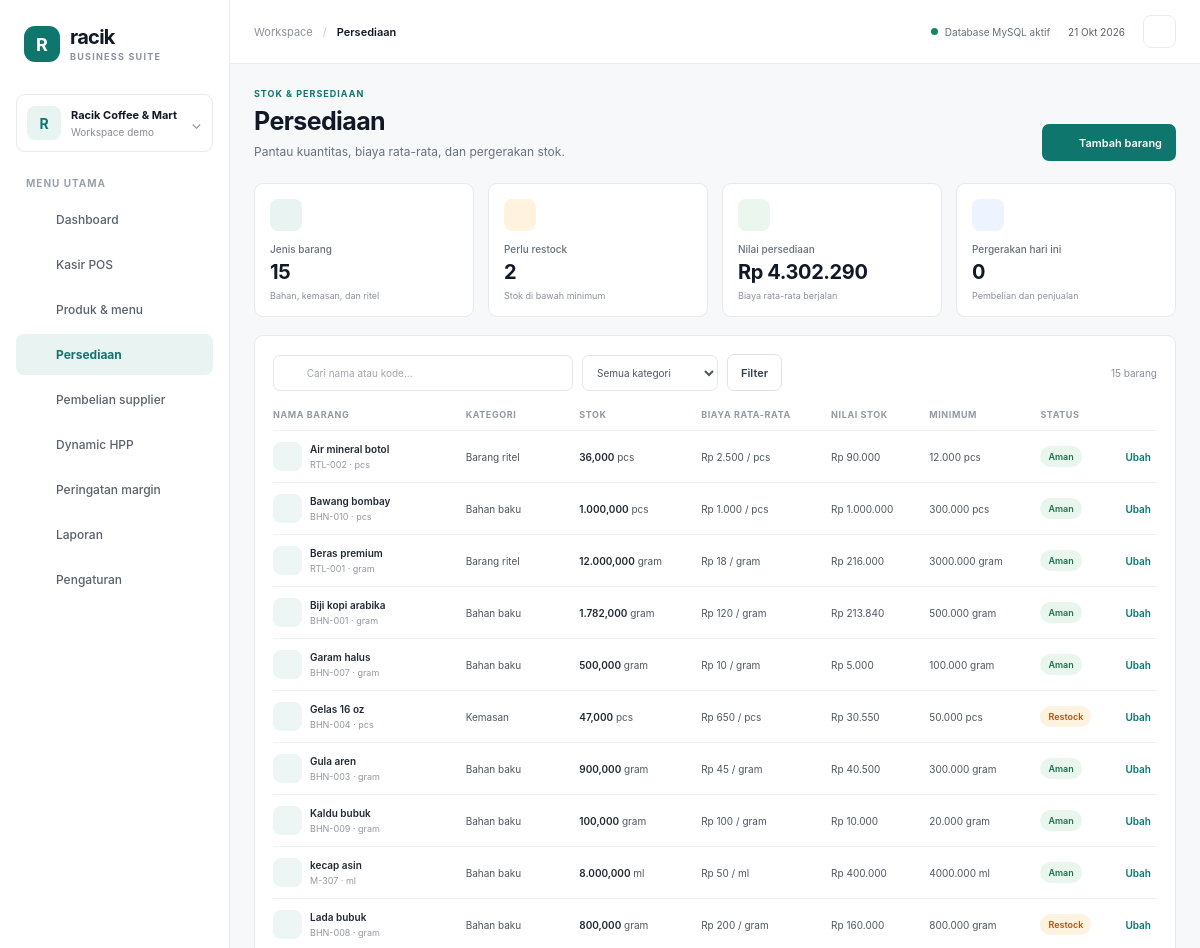
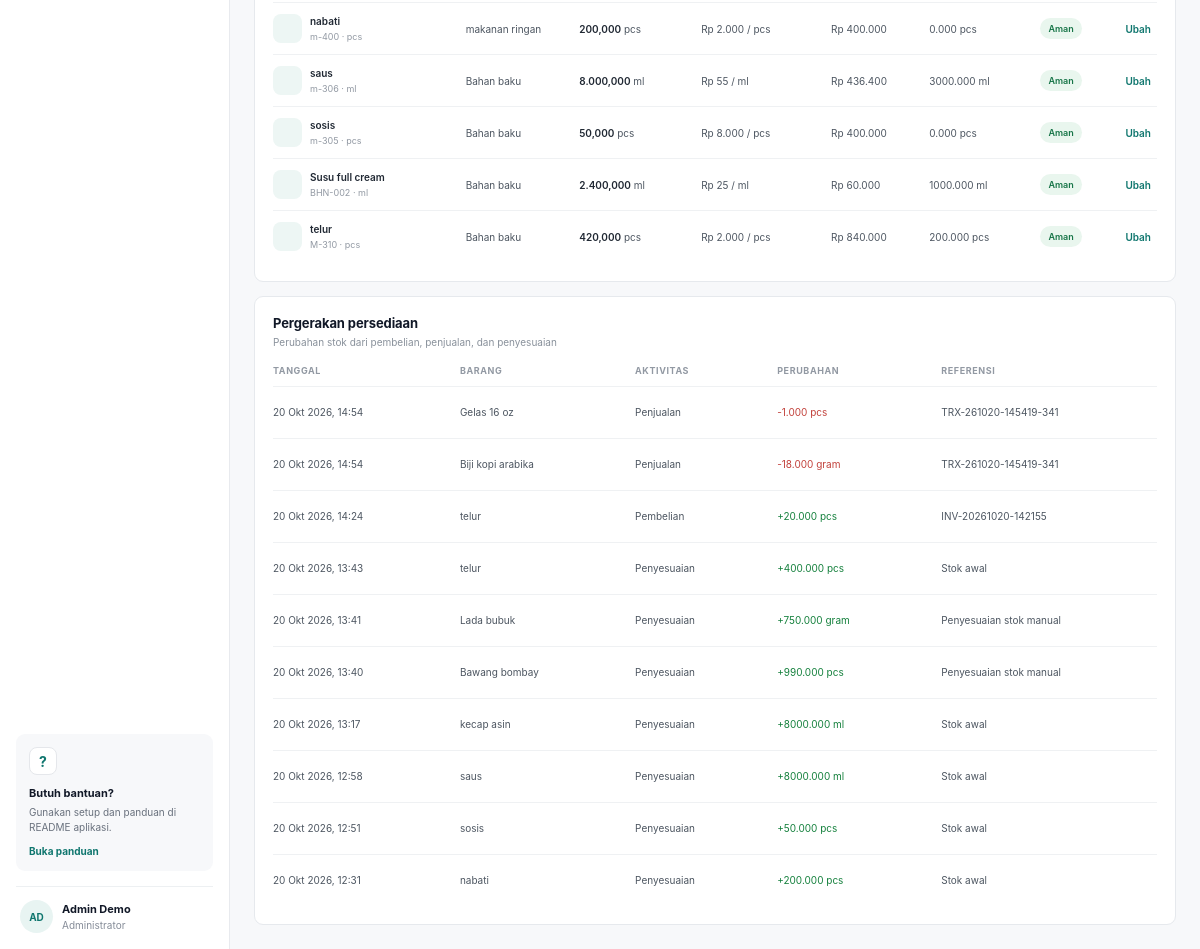
Screenshot of /?page=inventory with the database file from the repository (2 pictures, top to bottom).
### tables this page shows
CREATE TABLE `inventory_items` (
  `id` int UNSIGNED NOT NULL,
  `name` varchar(150) NOT NULL,
  `sku` varchar(60) NOT NULL,
  `category` varchar(80) NOT NULL,
  `unit` varchar(30) NOT NULL,
  `stock` decimal(14,3) NOT NULL DEFAULT '0.000',
  `average_cost` decimal(14,4) NOT NULL DEFAULT '0.0000',
  `min_stock` decimal(14,3) NOT NULL DEFAULT '0.000',
  `created_at` timestamp NOT NULL DEFAULT CURRENT_TIMESTAMP
);

CREATE TABLE `inventory_movements` (
  `id` bigint UNSIGNED NOT NULL,
  `inventory_id` int UNSIGNED DEFAULT NULL,
  `movement_type` varchar(30) NOT NULL,
  `quantity` decimal(14,3) NOT NULL,
  `reference_note` varchar(150) NOT NULL,
  `created_at` timestamp NOT NULL DEFAULT CURRENT_TIMESTAMP
);

### index.php (called while the page is built, shortened)
<?php
require_once __DIR__ . '/config/database.php';
require_once __DIR__ . '/includes/functions.php';
$page = preg_replace('/[^a-z_]/', '', (string) ($_GET['page'] ?? 'dashboard')) ?: 'dashboard';
require __DIR__ . '/includes/header.php';
require __DIR__ . '/pages/' . $page . '.php';
require __DIR__ . '/includes/footer.php';

### pages/inventory.php (the view, shortened to what this page needs)
<?php
$inventory = inventory_rows($pdo);
$search = trim((string) ($_GET['q'] ?? ''));
$category = (string) ($_GET['category'] ?? '');
$visible = array_values(array_filter($inventory, static fn(array $item): bool => ($search === '' || stripos($item['name'] . ' ' . $item['sku'], $search) !== false) && ($category === '' || $item['category'] === $category)));
$low = count(array_filter($inventory, static fn(array $item): bool => (float) $item['stock'] <= (float) $item['min_stock']));
$stockValue = array_sum(array_map(static fn(array $item): float => (float) $item['stock'] * (float) $item['average_cost'], $inventory));
$movesToday = $pdo->prepare('SELECT COUNT(*) FROM inventory_movements WHERE DATE(created_at)=?');
$movesToday->execute([date('Y-m-d')]);
page_heading('STOK & PERSEDIAAN', 'Persediaan', 'Pantau kuantitas, biaya rata-rata, dan pergerakan stok.', '<a class="button button-primary" href="?page=inventory&new=1">' . icon('plus', 16) . ' Tambah barang</a>');
?>
<div class="metrics-grid compact-metrics">
  <article class="metric-card"><span class="metric-icon"><?= icon('inventory', 18) ?></span><span class="metric-label">Jenis barang</span><strong class="metric-value"><?= count($inventory) ?></strong><span class="metric-note">Bahan, kemasan, dan ritel</span></article>
  <article class="metric-card"><span class="metric-icon amber"><?= icon('alerts', 18) ?></span><span class="metric-label">Perlu restock</span><strong class="metric-value"><?= $low ?></strong><span class="metric-note">Stok di bawah minimum</span></article>
  <article class="metric-card"><span class="metric-icon green"><?= icon('hpp', 18) ?></span><span class="metric-label">Nilai persediaan</span><strong class="metric-value"><?= rupiah($stockValue) ?></strong><span class="metric-note">Biaya rata-rata berjalan</span></article>
  <article class="metric-card"><span class="metric-icon blue"><?= icon('clock', 18) ?></span><span class="metric-label">Pergerakan hari ini</span><strong class="metric-value"><?= (int) $movesToday->fetchColumn() ?></strong><span class="metric-note">Pembelian dan penjualan</span></article>
</div>
<section class="panel">
  <form class="toolbar" method="get"><label class="search-input"><?= icon('search', 16) ?><input name="q" value="<?= e($search) ?>" placeholder="Cari nama atau kode..."></label><select class="select-control" name="category"><option value="">Semua kategori</option></select><button class="button button-secondary">Filter</button><span class="result-count"><?= count($visible) ?> barang</span></form>
  <div class="table-wrap"><table><thead><tr><th>NAMA BARANG</th><th>KATEGORI</th><th>STOK</th><th>BIAYA RATA-RATA</th><th>NILAI STOK</th><th>MINIMUM</th><th>STATUS</th><th></th></tr></thead><tbody><?php foreach ($visible as $item): $needsRestock = (float) $item['stock'] <= (float) $item['min_stock']; ?>
  <tr><td><div class="product-cell"><span class="tiny-product"><?= icon('inventory', 15) ?></span><span><strong><?= e($item['name']) ?></strong><small><?= e($item['sku']) ?> · <?= e($item['unit']) ?></small></span></div></td><td><?= e($item['category']) ?></td><td><strong><?= e(number_format((float) $item['stock'], 3, ',', '.')) ?></strong> <?= e($item['unit']) ?></td><td><?= rupiah($item['average_cost']) ?> / <?= e($item['unit']) ?></td><td><?= rupiah((float) $item['stock'] * (float) $item['average_cost']) ?></td><td><?= e($item['min_stock']) ?> <?= e($item['unit']) ?></td><td><span class="status-badge <?= $needsRestock ? 'warning' : 'good' ?>"><?= $needsRestock ? 'Restock' : 'Aman' ?></span></td><td><a class="text-button" href="?page=inventory&edit=<?= (int) $item['id'] ?>">Ubah</a></td></tr>
  <?php endforeach; ?></tbody></table><?php if (!$visible): ?><div class="empty-state"><strong>Barang tidak ditemukan</strong></div><?php endif; ?></div>
</section>
<section class="panel section-gap"><div class="panel-heading"><div><h2>Pergerakan persediaan</h2><p>Perubahan stok dari pembelian, penjualan, dan penyesuaian</p></div></div>
  <?php $movements = $pdo->query('SELECT m.*, i.name, i.unit FROM inventory_movements m LEFT JOIN inventory_items i ON i.id=m.inventory_id ORDER BY m.created_at DESC LIMIT 15')->fetchAll(); ?>
  <?php if (!$movements): ?><div class="empty-state"><span class="empty-icon"><?= icon('inventory', 19) ?></span><strong>Belum ada pergerakan</strong><p>Stok berubah saat pembelian, POS, atau penyesuaian.</p></div><?php else: ?>
  <div class="table-wrap"><table><thead><tr><th>TANGGAL</th><th>BARANG</th><th>AKTIVITAS</th><th>PERUBAHAN</th><th>REFERENSI</th></tr></thead><tbody><?php foreach ($movements as $movement): ?><tr><td><?= e(date_id($movement['created_at'], true)) ?></td><td><?= e($movement['name'] ?? 'Barang dihapus') ?></td><td><?= e($movement['movement_type']) ?></td><td class="<?= $movement['quantity'] > 0 ? 'text-success' : 'text-danger' ?>"><?= $movement['quantity'] > 0 ? '+' : '' ?><?= e($movement['quantity']) ?> <?= e($movement['unit'] ?? '') ?></td><td><?= e($movement['reference_note']) ?></td></tr><?php endforeach; ?></tbody></table></div><?php endif; ?>
</section>

### includes/functions.php (shortened to what this page needs)
<?php
function e(mixed $value): string
{
    return htmlspecialchars((string) $value, ENT_QUOTES | ENT_SUBSTITUTE, 'UTF-8');
}
function rupiah(float|int|string|null $amount): string
{
    return 'Rp ' . number_format((float) $amount, 0, ',', '.');
}
function date_id(string|null $value, bool $withTime = false): string
{
    $timestamp = strtotime($value);
    $months = [1 => 'Jan', 'Feb', 'Mar', 'Apr', 'Mei', 'Jun', 'Jul', 'Agu', 'Sep', 'Okt', 'Nov', 'Des'];
    $result = date('d', $timestamp) . ' ' . $months[(int) date('n', $timestamp)] . ' ' . date('Y', $timestamp);
    return $withTime ? $result . ', ' . date('H:i', $timestamp) : $result;
}
function inventory_rows(PDO $pdo): array
{
    return $pdo->query('SELECT * FROM inventory_items ORDER BY name')->fetchAll();
}
function icon(string $name, int $size = 18): string
{
    $paths = [
        'dashboard' => '<rect x="3" y="3" width="7" height="7" rx="1"/><rect x="14" y="3" width="7" height="5" rx="1"/><rect x="14" y="12" width="7" height="9" rx="1"/><rect x="3" y="14" width="7" height="7" rx="1"/>',
        'pos' => '<circle cx="9" cy="21" r="1"/><circle cx="20" cy="21" r="1"/><path d="M1 1h4l2.7 13.4a2 2 0 0 0 2 1.6h9.7a2 2 0 0 0 2-1.6L23 6H6"/>',
        'products' => '<path d="M20.6 13.4 13.5 20.5a2 2 0 0 1-2.8 0L3.5 13.3a2 2 0 0 1-.6-1.4V4a1 1 0 0 1 1-1h7.9a2 2 0 0 1 1.4.6l7.4 7a2 2 0 0 1 0 2.8Z"/><circle cx="8" cy="8" r="1"/>',
        'inventory' => '<path d="m12 3 9 5-9 5-9-5 9-5Z"/><path d="m3 12 9 5 9-5M3 16l9 5 9-5"/>',
        'purchases' => '<path d="M3 7h18l-2 13H5L3 7Z"/><path d="M8 7a4 4 0 0 1 8 0M8 12v3m8-3v3"/>',
        'hpp' => '<path d="M3 3v18h18"/><path d="m7 14 4-4 4 3 6-7"/>',
        'alerts' => '<path d="m10.3 3.9-8 14A2 2 0 0 0 4 21h16a2 2 0 0 0 1.7-3.1l-8-14a2 2 0 0 0-3.4 0Z"/><path d="M12 9v4m0 4h.01"/>',
        'reports' => '<path d="M3 3v18h18"/><path d="M18 17V9m-5 8V5m-5 12v-4"/>',
        'settings' => '<path d="M12 8a4 4 0 1 0 0 8 4 4 0 0 0 0-8Z"/><path d="m19.4 15 .1.1 1.4 1.1-1.4 2.4-1.7-.6a8 8 0 0 1-1.8 1l-.3 1.8h-2.8l-.3-1.8a8 8 0 0 1-1.8-1l-1.7.6-1.4-2.4 1.4-1.1a8 8 0 0 1 0-2l-1.4-1.1 1.4-2.4 1.7.6a8 8 0 0 1 1.8-1l.3-1.8h2.8l.3 1.8a8 8 0 0 1 1.8 1l1.7-.6 1.4 2.4-1.4 1.1a8 8 0 0 1 0 2Z"/>',
        'search' => '<circle cx="11" cy="11" r="7"/><path d="m20 20-4-4"/>',
        'bell' => '<path d="M18 8a6 6 0 0 0-12 0c0 7-3 7-3 9h18c0-2-3-2-3-9m-8 12h4"/>',
        'plus' => '<path d="M12 5v14m-7-7h14"/>',
        'check' => '<path d="m5 12 4 4L19 6"/>',
        'arrow' => '<path d="M5 12h14m-7-7 7 7-7 7"/>',
        'box' => '<path d="m12 3 9 5v8l-9 5-9-5V8l9-5Z"/><path d="m3 8 9 5 9-5m-9 5v8"/>',
        'clock' => '<circle cx="12" cy="12" r="10"/><path d="M12 6v6l4 2"/>',
    ];
    $body = $paths[$name] ?? $paths['box'];
    return '<svg xmlns="http://www.w3.org/2000/svg" width="' . $size . '" height="' . $size . '" viewBox="0 0 24 24" fill="none" stroke="currentColor" stroke-width="1.8" stroke-linecap="round" stroke-linejoin="round" aria-hidden="true">' . $body . '</svg>';
}
function page_heading(string $eyebrow, string $title, string $description, string $action = ''): void
{
    echo '<div class="page-heading"><div><div class="eyebrow">' . e($eyebrow) . '</div><h1>' . e($title) . '</h1><p>' . e($description) . '</p></div>';
    if ($action !== '') {
        echo '<div class="heading-action">' . $action . '</div>';
    }
    echo '</div>';
}

### rows the page displays
inventory_items: $size 15 (drawn), name "Air mineral botol", sku "RTL-002", unit "pcs", category "Barang ritel", stock "36,000", average_cost "Rp 2.500", rupiah((float) $item['stock'] * (float) $item['average_cost']) "Rp 90.000", min_stock "12.000", shows "Aman"
inventory_items: $size 15 (drawn), name "Bawang bombay", sku "BHN-010", unit "pcs", category "Bahan baku", stock "1.000,000", average_cost "Rp 1.000", rupiah((float) $item['stock'] * (float) $item['average_cost']) "Rp 1.000.000", min_stock "300.000", shows "Aman"
inventory_items: $size 15 (drawn), name "Beras premium", sku "RTL-001", unit "gram", category "Barang ritel", stock "12.000,000", average_cost "Rp 18", rupiah((float) $item['stock'] * (float) $item['average_cost']) "Rp 216.000", min_stock "3000.000", shows "Aman"
inventory_items: $size 15 (drawn), name "Biji kopi arabika", sku "BHN-001", unit "gram", category "Bahan baku", stock "1.782,000", average_cost "Rp 120", rupiah((float) $item['stock'] * (float) $item['average_cost']) "Rp 213.840", min_stock "500.000", shows "Aman"
inventory_items: $size 15 (drawn), name "Garam halus", sku "BHN-007", unit "gram", category "Bahan baku", stock "500,000", average_cost "Rp 10", rupiah((float) $item['stock'] * (float) $item['average_cost']) "Rp 5.000", min_stock "100.000", shows "Aman"
inventory_items: $size 15 (drawn), name "Gelas 16 oz", sku "BHN-004", unit "pcs", category "Kemasan", stock "47,000", average_cost "Rp 650", rupiah((float) $item['stock'] * (float) $item['average_cost']) "Rp 30.550", min_stock "50.000", shows "Restock"
inventory_items: $size 15 (drawn), name "Gula aren", sku "BHN-003", unit "gram", category "Bahan baku", stock "900,000", average_cost "Rp 45", rupiah((float) $item['stock'] * (float) $item['average_cost']) "Rp 40.500", min_stock "300.000", shows "Aman"
inventory_items: $size 15 (drawn), name "Kaldu bubuk", sku "BHN-009", unit "gram", category "Bahan baku", stock "100,000", average_cost "Rp 100", rupiah((float) $item['stock'] * (float) $item['average_cost']) "Rp 10.000", min_stock "20.000", shows "Aman"
inventory_items: $size 15 (drawn), name "kecap asin", sku "M-307", unit "ml", category "Bahan baku", stock "8.000,000", average_cost "Rp 50", rupiah((float) $item['stock'] * (float) $item['average_cost']) "Rp 400.000", min_stock "4000.000", shows "Aman"
inventory_items: $size 15 (drawn), name "Lada bubuk", sku "BHN-008", unit "gram", category "Bahan baku", stock "800,000", average_cost "Rp 200", rupiah((float) $item['stock'] * (float) $item['average_cost']) "Rp 160.000", min_stock "800.000", shows "Restock"
inventory_items: $size 15 (drawn), name "nabati", sku "m-400", unit "pcs", category "makanan ringan", stock "200,000", average_cost "Rp 2.000", rupiah((float) $item['stock'] * (float) $item['average_cost']) "Rp 400.000", min_stock "0.000", shows "Aman"
inventory_items: $size 15 (drawn), name "saus", sku "m-306", unit "ml", category "Bahan baku", stock "8.000,000", average_cost "Rp 55", rupiah((float) $item['stock'] * (float) $item['average_cost']) "Rp 436.400", min_stock "3000.000", shows "Aman"
inventory_items: $size 15 (drawn), name "sosis", sku "m-305", unit "pcs", category "Bahan baku", stock "50,000", average_cost "Rp 8.000", rupiah((float) $item['stock'] * (float) $item['average_cost']) "Rp 400.000", min_stock "0.000", shows "Aman"
inventory_items: $size 15 (drawn), name "Susu full cream", sku "BHN-002", unit "ml", category "Bahan baku", stock "2.400,000", average_cost "Rp 25", rupiah((float) $item['stock'] * (float) $item['average_cost']) "Rp 60.000", min_stock "1000.000", shows "Aman"
inventory_items: $size 15 (drawn), name "telur", sku "M-310", unit "pcs", category "Bahan baku", stock "420,000", average_cost "Rp 2.000", rupiah((float) $item['stock'] * (float) $item['average_cost']) "Rp 840.000", min_stock "200.000", shows "Aman"
inventory_movements: created_at "20 Okt 2026, 14:54", inventory.name "Gelas 16 oz", movement_type "Penjualan", quantity "-1.000", inventory.unit "pcs", reference_note "TRX-261020-145419-341"
inventory_movements: created_at "20 Okt 2026, 14:54", inventory.name "Biji kopi arabika", movement_type "Penjualan", quantity "-18.000", inventory.unit "gram", reference_note "TRX-261020-145419-341"
inventory_movements: created_at "20 Okt 2026, 14:24", inventory.name "telur", movement_type "Pembelian", quantity "20.000", inventory.unit "pcs", reference_note "INV-20261020-142155"
inventory_movements: created_at "20 Okt 2026, 13:43", inventory.name "telur", movement_type "Penyesuaian", quantity "400.000", inventory.unit "pcs", reference_note "Stok awal"
inventory_movements: created_at "20 Okt 2026, 13:41", inventory.name "Lada bubuk", movement_type "Penyesuaian", quantity "750.000", inventory.unit "gram", reference_note "Penyesuaian stok manual"
inventory_movements: created_at "20 Okt 2026, 13:40", inventory.name "Bawang bombay", movement_type "Penyesuaian", quantity "990.000", inventory.unit "pcs", reference_note "Penyesuaian stok manual"
inventory_movements: created_at "20 Okt 2026, 13:17", inventory.name "kecap asin", movement_type "Penyesuaian", quantity "8000.000", inventory.unit "ml", reference_note "Stok awal"
inventory_movements: created_at "20 Okt 2026, 12:58", inventory.name "saus", movement_type "Penyesuaian", quantity "8000.000", inventory.unit "ml", reference_note "Stok awal"
inventory_movements: created_at "20 Okt 2026, 12:51", inventory.name "sosis", movement_type "Penyesuaian", quantity "50.000", inventory.unit "pcs", reference_note "Stok awal"
inventory_movements: created_at "20 Okt 2026, 12:31", inventory.name "nabati", movement_type "Penyesuaian", quantity "200.000", inventory.unit "pcs", reference_note "Stok awal"

### other values shown
$businessName "Racik Coffee & Mart"
$label "Dashboard"
$label "Kasir POS"
$label "Produk & menu"
$label "Persediaan"
$label "Pembelian supplier"
$label "Dynamic HPP"
$label "Peringatan margin"
$label "Laporan"
$label "Pengaturan"
$menu[$activePage][0] "Persediaan"
$eyebrow "STOK & PERSEDIAAN"
$title "Persediaan"
$description "Pantau kuantitas, biaya rata-rata, dan pergerakan stok."
$action "Tambah barang"
